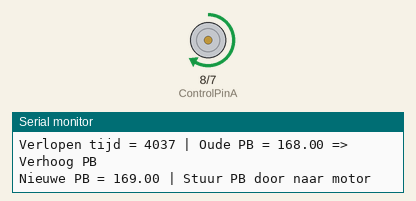
A sketch run on a simulated Arduino Uno, built with avr-gcc and run on an emulated ATmega328P. Shown: motor-driver pin pairs drawn as motors (green arrow = first pin HIGH = forward, orange = second pin HIGH = backward, longer = more drive, scaled by the enable pin), the last lines printed to the serial monitor.

Above: at 9.2 s.
At 14.6 s:
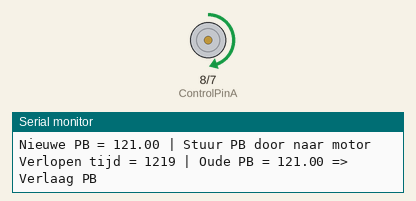
At 16.1 s:
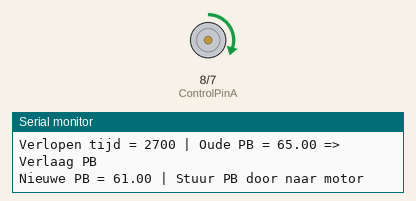
At 17.6 s:
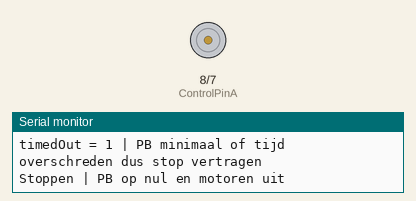
Timing chart, 0 to 19.1 s (numbered marks = the images above):
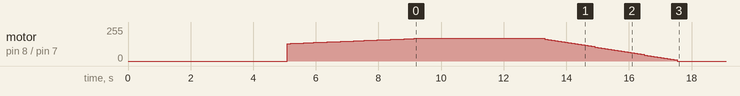

The sketch:

programma_B.ino
```cpp
// STEM@SCHOOL - Module 1 - Programma B
// indien wagentje niet in gang geraakt moet StartPB hoger gezet worden, net na void setup()
// indien wagentje te snel in gang geraakt moet StartPB lager gezet worden, net na void setup()
// indien versnelling/vertraging te klein is dan moet GrootteVersnelVertraag vergroot worden, net na void setup()
// indien startsnelheid gewenst moet na eerste alinea van void setup() de opmerking aangepast worden door /* te verwijderen

//pinnummers toewijzen
const int PWM_Pin = 9;
const int ControlPinA = 8;
const int ControlPinB = 7;

//variable declareren
float PB;
float StartPB;
float GrootteVersnelVertraag;
unsigned long StartTijd;
unsigned long VerlopenTijd;
boolean timedOut = false;
unsigned long interval = 4000;

void setup() {
  StartPB = 130;
  GrootteVersnelVertraag = 1;
  Serial.begin(9600);
  pinMode (0, INPUT_PULLUP); //uit voorzorg
  pinMode (PWM_Pin, OUTPUT);
  pinMode (ControlPinA, OUTPUT);
  pinMode (ControlPinB, OUTPUT);
  digitalWrite(PWM_Pin, LOW);
  Serial.println("Even wachten");
  delay(5000); //paar seconden wachten na opstarten

// indien startsnelheid gewenst moet bij onderstaande regels de /* en */ verwijderd worden

/*
  Serial.println("Startsnelheid nemen");
  analogWrite (PWM_Pin, StartPB);
  digitalWrite (ControlPinA, HIGH);
  digitalWrite (ControlPinB, LOW);
  delay(3000);
  Serial.println("Gedaan met startsnelheid namen, programma start");
*/

// 4 seconden versnellen
  timedOut = false;
  Serial.print("timedOut = ");
  Serial.println(timedOut);
  StartTijd = millis();
  Serial.print("StartTijd = ");
  Serial.println(StartTijd);
  Serial.println("4s versnellen");
  VerlopenTijd = millis() - StartTijd;
    PB = StartPB;
      while(PB < 255 && ((timedOut != true) && (VerlopenTijd < interval)))
      {
        VerlopenTijd = millis() - StartTijd;
        Serial.print("Verlopen tijd = ");
        Serial.print(VerlopenTijd);
        Serial.print(" | Oude PB = ");
        Serial.print(PB);
        Serial.println(" => Verhoog PB ");
        PB = PB + GrootteVersnelVertraag;
        Serial.print("Nieuwe PB = ");
        Serial.print(PB);
        Serial.println(" | Stuur PB door naar motor");
        analogWrite (PWM_Pin, PB);
        digitalWrite (ControlPinA, HIGH);
        digitalWrite (ControlPinB, LOW);
      }
      timedOut = true;
      Serial.print("timedOut = ");
      Serial.print(timedOut);
      Serial.println(" | PB maximaal of tijd overschreden dus stop versnellen");

// 4 seconden constante snelheid
  Serial.print("4s constante snelheid aan PB: ");
  Serial.println(PB);
  analogWrite (PWM_Pin, PB);
  delay(4000);
// 4 seconden vertragen
  timedOut = false;
  StartTijd = millis();
  VerlopenTijd = millis() - StartTijd;
  Serial.println("4s vertragen");
  while(PB > 0 && ((timedOut != true) && (VerlopenTijd < interval)))
    {
        VerlopenTijd = millis() - StartTijd;
        Serial.print("Verlopen tijd = ");
        Serial.print(VerlopenTijd);
        Serial.print(" | Oude PB = ");
        Serial.print(PB);
        Serial.println(" => Verlaag PB ");
        PB = PB - 4;
        Serial.print("Nieuwe PB = ");
        Serial.print(PB);
        Serial.println(" | Stuur PB door naar motor");
        analogWrite (PWM_Pin, PB);
        digitalWrite (ControlPinA, HIGH);
        digitalWrite (ControlPinB, LOW);
      }
    timedOut = true;
    Serial.print("timedOut = ");
    Serial.print(timedOut);
    Serial.println(" | PB minimaal of tijd overschreden dus stop vertragen");

// stoppen
  Serial.println("Stoppen | PB op nul en motoren uit");
  analogWrite (PWM_Pin, LOW);
  digitalWrite (ControlPinA, LOW);
  digitalWrite (ControlPinB, LOW);
}

void loop() {

}
```
